Frame 1 (no input): blank canvas, image omitted
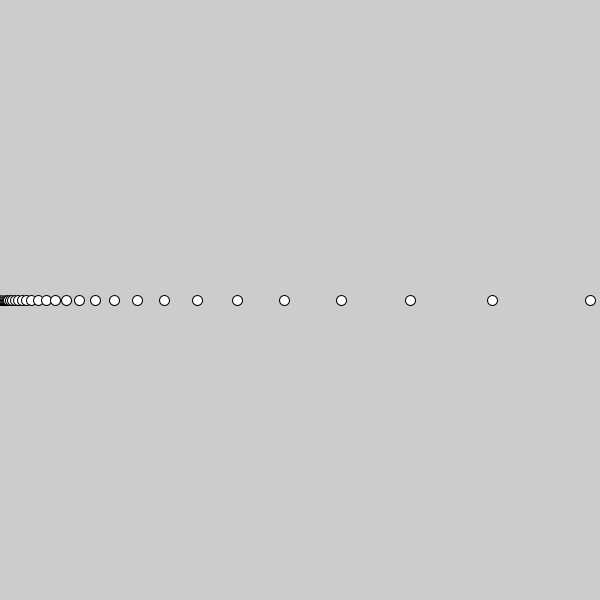
Frame 60 (the mouse pressed at the canvas centre just before this capture)
Frame 120 (the mouse held since frame 60 and released just before this capture): identical to frame 60, image omitted

The Processing sketch that drew this single still picture (run headless with seeded random() and noise(); from frame 60 on, the mouse is pressed at the canvas centre):

// Processing sketch: processing_183306
// ── processing_183306.pde

float gato = 1 ;
void setup(){
size(600,600);
}
void draw () {
gato = gato * 1.2;
ellipse(gato,300,10,10);
}
